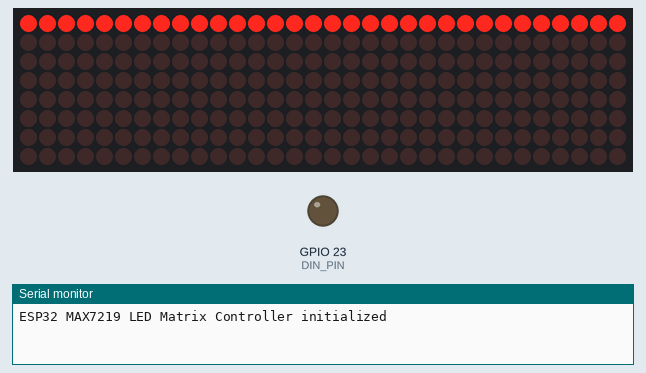
Recording of a sketch running on a simulated ESP32. Shown: 32×8 LED matrix, output pins drawn as LEDs (lit = HIGH), the last lines printed to the serial monitor. Wiring (inferred from the names in the program): 4 × MAX7219 LED driver (orientation assumed): CS GPIO 5. Pins used as bus, display or sensor lines are not drawn.

Above: at 0.15 s.
At 5.05 s:
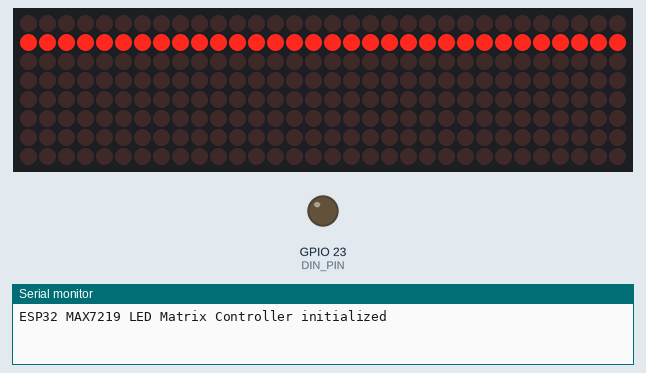
At 9.95 s:
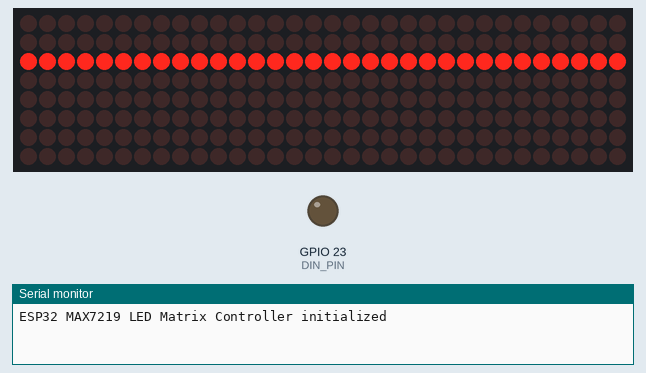
At 19.56 s:
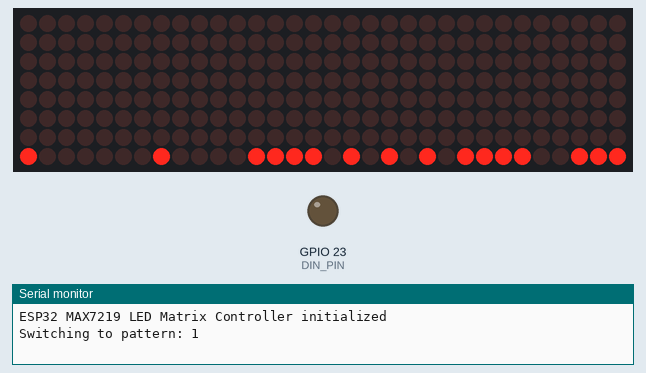
At 30.52 s:
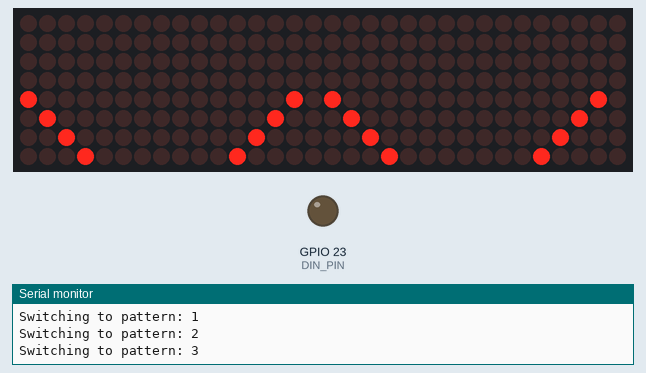
At 38.92 s:
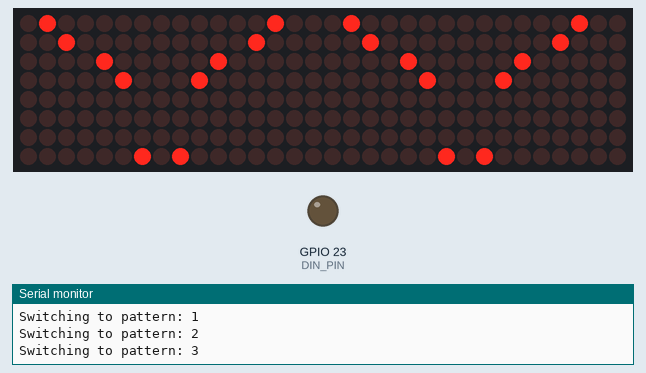

The sketch:

esp32-mqtt-matrix.ino
```cpp
// ESP32 compatible MAX7219 LED matrix controller
#include <SPI.h>

// MAX7219 registers
#define REG_NOOP         0x00
#define REG_DIGIT0       0x01
#define REG_DIGIT1       0x02
#define REG_DIGIT2       0x03
#define REG_DIGIT3       0x04
#define REG_DIGIT4       0x05
#define REG_DIGIT5       0x06
#define REG_DIGIT6       0x07
#define REG_DIGIT7       0x08
#define REG_DECODEMODE   0x09
#define REG_INTENSITY    0x0A
#define REG_SCANLIMIT    0x0B
#define REG_SHUTDOWN     0x0C
#define REG_DISPLAYTEST  0x0F

// MAX7219 configuration
#define DIN_PIN     23      // MOSI pin connected to the MAX7219
#define CS_PIN      5       // Chip select pin
#define CLK_PIN     18      // Clock pin
#define NUM_DEVICES 4       // Number of MAX7219 devices (4 matrices)

// Time tracking for animation
unsigned long previousMillis = 0;
int patternIndex = 0;

void setup() {
  Serial.begin(115200);
  Serial.println("ESP32 MAX7219 LED Matrix Controller initialized");

  // Configure pins
  pinMode(DIN_PIN, OUTPUT);
  pinMode(CS_PIN, OUTPUT);
  pinMode(CLK_PIN, OUTPUT);
  digitalWrite(CS_PIN, HIGH);

  // Initialize SPI
  SPI.begin(CLK_PIN, -1, DIN_PIN, CS_PIN);

  // Initialize all MAX7219 devices
  for (int device = 0; device < NUM_DEVICES; device++) {
    sendCommand(device, REG_SHUTDOWN, 0x01);     // Wake up from shutdown mode
    sendCommand(device, REG_DISPLAYTEST, 0x00);  // Disable display test
    sendCommand(device, REG_DECODEMODE, 0x00);   // No BCD decode
    sendCommand(device, REG_SCANLIMIT, 0x07);    // Scan all 8 digits
    sendCommand(device, REG_INTENSITY, 0x08);    // Set intensity (0-15)
    clearDisplay(device);                        // Clear display
  }
}

// Send command to MAX7219
void sendCommand(int device, byte reg, byte data) {
  digitalWrite(CS_PIN, LOW);

  // Send data to all devices before the target device
  for (int i = NUM_DEVICES - 1; i > device; i--) {
    SPI.transfer(REG_NOOP);
    SPI.transfer(0x00);
  }

  // Send command to target device
  SPI.transfer(reg);
  SPI.transfer(data);

  // Send data to all devices after the target device
  for (int i = device - 1; i >= 0; i--) {
    SPI.transfer(REG_NOOP);
    SPI.transfer(0x00);
  }

  digitalWrite(CS_PIN, HIGH);
}

// Clear display
void clearDisplay(int device) {
  for (int i = 0; i < 8; i++) {
    sendCommand(device, i + 1, 0x00);
  }
}

// Set LED state at position
void setLed(int device, int row, int col, bool state) {
  byte data = 0x00;

  // Read current state of the row
  switch (col) {
    case 0: data = 0x01; break;
    case 1: data = 0x02; break;
    case 2: data = 0x04; break;
    case 3: data = 0x08; break;
    case 4: data = 0x10; break;
    case 5: data = 0x20; break;
    case 6: data = 0x40; break;
    case 7: data = 0x80; break;
  }

  if (state) {
    // Set LED on
    sendCommand(device, row + 1, data);
  } else {
    // Set LED off
    sendCommand(device, row + 1, 0x00);
  }
}

// Set column data at position
void setColumn(int device, int col, byte data) {
  for (int row = 0; row < 8; row++) {
    bool state = bitRead(data, row);
    setLed(device, row, col, state);
  }
}

// Pattern 1: Moving dots
void movingDots() {
  static int position = 0;

  // Clear all displays
  for (int device = 0; device < NUM_DEVICES; device++) {
    clearDisplay(device);
  }

  // Calculate positions for dots
  for (int i = 0; i < 4; i++) {
    int dotPos = (position + (i * 8)) % 32;
    int device = dotPos / 8;
    int col = dotPos % 8;

    // Create a diagonal line of dots
    for (int row = 0; row < 8; row++) {
      int displayRow = (row + i) % 8;
      setLed(device, displayRow, col, true);
    }
  }

  position = (position + 1) % 32;
}

// Pattern 2: Scrolling pattern
void scrollingPattern() {
  static int scrollPos = 0;

  // Define pattern for each column (8 pixels tall)
  byte pattern[16] = {
    B10101010, B01010101,
    B11001100, B00110011,
    B10001000, B00100010,
    B11100111, B00111001,
    B10101010, B01010101,
    B11110000, B00001111,
    B10000001, B01111110,
    B11111111, B00000000
  };

  // Clear all displays
  for (int device = 0; device < NUM_DEVICES; device++) {
    clearDisplay(device);
  }

  // Display pattern columns with scrolling
  for (int col = 0; col < 8; col++) {
    for (int device = 0; device < NUM_DEVICES; device++) {
      int patternIndex = (col + scrollPos + (device * 2)) % 16;
      byte columnData = pattern[patternIndex];

      // Set each LED in the column
      for (int row = 0; row < 8; row++) {
        bool state = bitRead(columnData, row);
        setLed(device, row, col, state);
      }
    }
  }

  scrollPos = (scrollPos + 1) % 16;
}

// Pattern 3: Bouncing ball
void bouncingBall() {
  static float ballX = 0;
  static float ballY = 0;
  static float speedX = 0.2;
  static float speedY = 0.15;

  // Clear all displays
  for (int device = 0; device < NUM_DEVICES; device++) {
    clearDisplay(device);
  }

  // Update ball position
  ballX += speedX;
  ballY += speedY;

  // Bounce off edges
  if (ballX < 0 || ballX > 31) {
    speedX = -speedX;
    ballX += speedX;
  }

  if (ballY < 0 || ballY > 7) {
    speedY = -speedY;
    ballY += speedY;
  }

  // Draw the ball
  int device = int(ballX) / 8;
  int col = int(ballX) % 8;
  int row = int(ballY);

  setLed(device, row, col, true);
}

// Pattern 4: Wave pattern
void wavePattern() {
  static int waveOffset = 0;

  // Clear all displays
  for (int device = 0; device < NUM_DEVICES; device++) {
    clearDisplay(device);
  }

  // Calculate wave pattern
  for (int x = 0; x < 32; x++) {
    // Sine wave calculation with 2 wavelengths across display
    float angle = ((float)x / 32.0) * 2.0 * PI * 2.0;
    // Adjust wave position based on offset
    angle += (float)waveOffset / 10.0;
    // Calculate y position (0-7)
    int y = 3.5 + 3.5 * sin(angle);

    // Set the LED
    int device = x / 8;
    int col = x % 8;
    setLed(device, y, col, true);
  }

  waveOffset = (waveOffset + 1) % 63;
}

// Pattern 5: Expanding squares
void expandingSquares() {
  static int squareSize = 0;

  // Clear all displays
  for (int device = 0; device < NUM_DEVICES; device++) {
    clearDisplay(device);
  }

  // Draw squares in each matrix
  for (int device = 0; device < NUM_DEVICES; device++) {
    int size = (squareSize + device) % 5;

    // If size is 0, draw nothing
    if (size == 0) continue;

    // Calculate the starting and ending positions for the square
    int startRow = 4 - size;
    int endRow = 3 + size;
    int startCol = 4 - size;
    int endCol = 3 + size;

    // Draw the square (just the outline)
    for (int col = startCol; col <= endCol; col++) {
      if (col >= 0 && col < 8) {
        if (startRow >= 0) setLed(device, startRow, col, true);
        if (endRow < 8) setLed(device, endRow, col, true);
      }
    }

    for (int row = startRow + 1; row < endRow; row++) {
      if (row >= 0 && row < 8) {
        if (startCol >= 0) setLed(device, row, startCol, true);
        if (endCol < 8) setLed(device, row, endCol, true);
      }
    }
  }

  squareSize = (squareSize + 1) % 5;
}

// List of pattern functions
typedef void (*PatternFunction)();
PatternFunction patterns[] = {
  movingDots,
  scrollingPattern,
  bouncingBall,
  wavePattern,
  expandingSquares
};
const int NUM_PATTERNS = sizeof(patterns) / sizeof(patterns[0]);

void loop() {
  unsigned long currentMillis = millis();

  // Update pattern every 100ms
  if (currentMillis - previousMillis >= 100) {
    previousMillis = currentMillis;

    // Run the current pattern
    patterns[patternIndex]();
  }

  // Change patterns every 10 seconds
  if ((currentMillis / 10000) % NUM_PATTERNS != patternIndex) {
    patternIndex = (currentMillis / 10000) % NUM_PATTERNS;
    Serial.print("Switching to pattern: ");
    Serial.println(patternIndex);
  }
}
```
